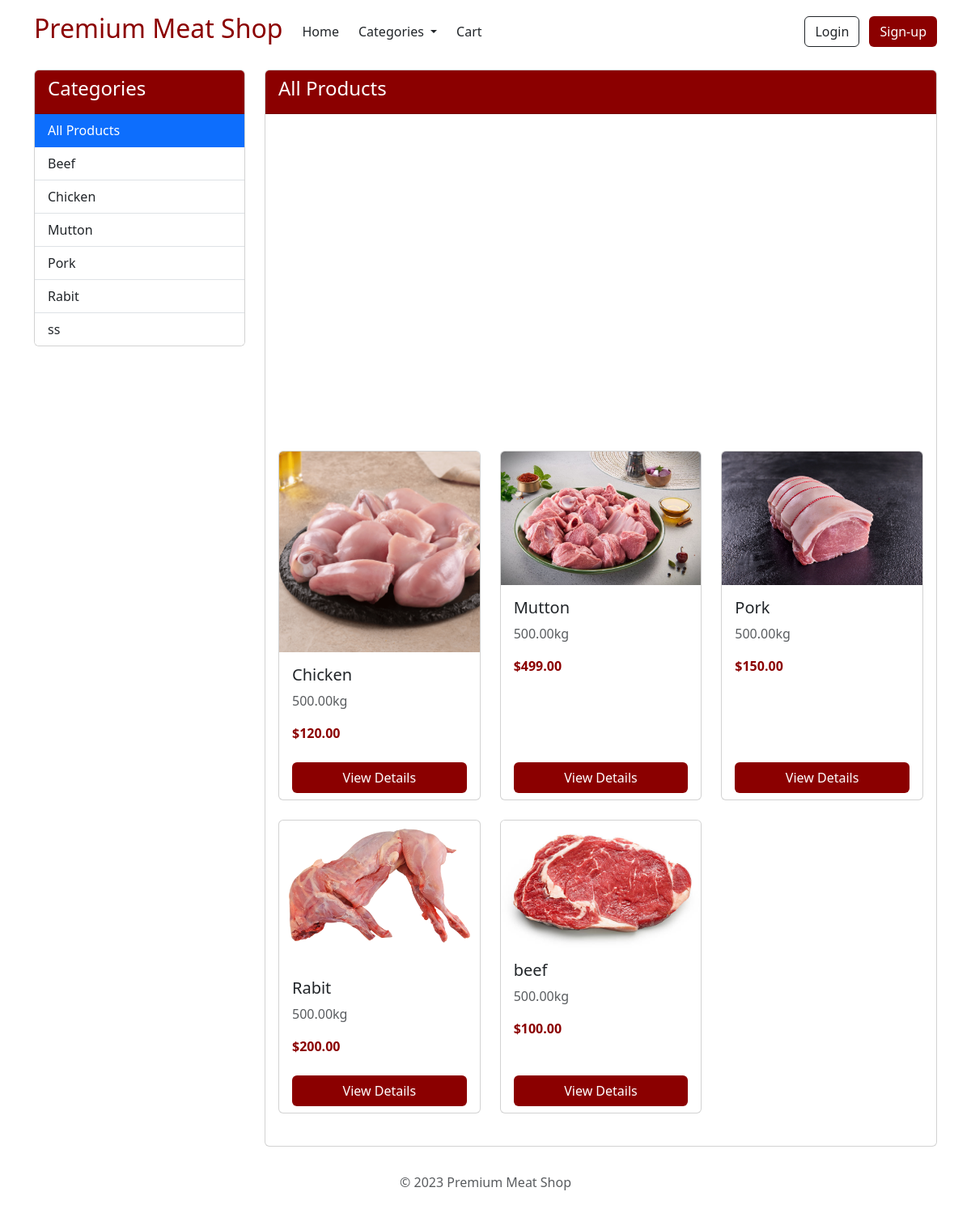
The page / on the database its author committed.
### shop/models.py (models this page shows, shortened)
class Category(models.Model):
    name = models.CharField(max_length=200)
    slug = models.SlugField(max_length=200, unique=True)
    description = models.TextField(blank=True)
    image = models.ImageField(upload_to='categories/%Y/%m/%d', blank=True)
    class Meta:
        ordering = ('name',)
        verbose_name = 'category'
        verbose_name_plural = 'categories'
    def get_absolute_url(self):
        return reverse('shop:product_list_by_category', args=[self.slug])

class Product(models.Model):
    category = models.ForeignKey(Category, related_name='products', on_delete=models.CASCADE)
    name = models.CharField(max_length=200)
    slug = models.SlugField(max_length=200, unique=True)
    image = models.ImageField(upload_to='products/%Y/%m/%d', blank=True)
    description = models.TextField(blank=True)
    price = models.DecimalField(max_digits=10, decimal_places=2)
    weight = models.DecimalField(max_digits=5, decimal_places=2, help_text="Weight in kg")
    stock = models.PositiveIntegerField()
    available = models.BooleanField(default=True)
    created = models.DateTimeField(auto_now_add=True)
    updated = models.DateTimeField(auto_now=True)
    featured = models.BooleanField(default=False, help_text="Featured products appear on homepage")
    discount_price = models.DecimalField(max_digits=10, decimal_places=2, blank=True, null=True, help_text="Discounted price (optional)")
    class Meta:
        ordering = ('name',)
        indexes = [
            models.Index(fields=['id', 'slug']),
            models.Index(fields=['name']),
            models.Index(fields=['created']),
        ]
    def get_absolute_url(self):
        return reverse('shop:product_detail', args=[self.id, self.slug])

### shop/views.py (the view)
# urls.py: path('', views.product_list, name='product_list'),
def product_list(request, category_slug=None):
    category = None
    categories = Category.objects.all()
    products = Product.objects.filter(available=True)
    category_product_counts = {category.name: Product.objects.filter(category=category).count() for category in categories}
    if category_slug:
        category = get_object_or_404(Category, slug=category_slug)
        products = products.filter(category=category)
    return render(request, 'shop/product/list.html', {
        'category_product_counts': category_product_counts,
        'category': category,
        'categories': categories,
        'products': products
    })

### cart/cart.py (called while the page is built)
    def __len__(self):
        return sum(item['quantity'] for item in self.cart.values())

### cart/context_processors.py (called while the page is built)
def cart(request):
    return {'cart': Cart(request)}

### templates/shop/product/list.html (shortened to what this page needs)
{% extends "base.html" %}  {% block content %}
<div class="row">
  <div class="col-md-3">
    <div class="card mb-4">
      <div class="card-header bg-meat text-white">
        <h4>Categories</h4>
      </div>
      <div class="list-group list-group-flush">
        <a
          href="{% url 'shop:product_list' %}"
          class="list-group-item list-group-item-action {% if not category %}active{% endif %}"
        >
          All Products
        </a>
        {% for c in categories %}
        <a
          href="{{ c.get_absolute_url }}"
          class="list-group-item list-group-item-action {% if category.slug == c.slug %}active{% endif %}"
        >
          {{ c.name }}
        </a>
        {% endfor %}
      </div>
    </div>
  </div>
  <div class="col-md-9">
    <div class="card">
      <div class="card-header bg-meat text-white">
        <h4>
          {% if category %}{{ category.name }}{% else %}All Products{% endif %}
        </h4>
      </div>
      <div class="card-body">
        <div class="row">
          <div id="treemap" style="width: 100%; height: 400px"></div>
          {% if products %} {% for product in products %}
          <div class="col-md-4 mb-4">
            <div class="card h-100">
              <a href="{{ product.get_absolute_url }}">
                {% if product.image %}
                <img
                  src="{{ product.image.url }}"
                  class="card-img-top"
                  alt="{{ product.name }}"
                />
                {% else %}
                <img
                  src="/media/no-image.jpg"
                  class="card-img-top"
                  alt="No image available"
                />
                {% endif %}
              </a>
              <div class="card-body">
                <h5 class="card-title">
                  <a
                    href="{{ product.get_absolute_url }}"
                    class="text-decoration-none text-dark"
                  >
                    {{ product.name }}
                  </a>
                </h5>
                <p class="card-text text-muted">{{ product.weight }}kg</p>
                <p class="card-text meat-primary fw-bold">
                  ${{ product.price }}
                </p>
              </div>
              <div class="card-footer bg-transparent border-top-0">
                <a
                  href="{{ product.get_absolute_url }}"
                  class="btn btn-meat w-100"
                  >View Details</a
                >
              </div>
            </div>
          </div>
          {% endfor %} {% else %}
          <div class="col-12">
            <p>No products found in this category.</p>
          </div>
          {% endif %}
        </div>
      </div>
    </div>
  </div>
</div>
{% endblock %}

### templates/base.html (shortened to what this page needs)
<!DOCTYPE html>
<html>
<head>
    <link href="https://cdn.jsdelivr.net/npm/bootstrap@5.3.0-alpha1/dist/css/bootstrap.min.css" rel="stylesheet">
</head>
<body>
    <header class="p-3 mb-3 border-bottom">
        <div class="container">
            <div class="d-flex flex-wrap align-items-center justify-content-center justify-content-lg-start">
                <a href="/" class="d-flex align-items-center mb-2 mb-lg-0 text-decoration-none">
                    <h2 class="meat-primary">Premium Meat Shop</h2>
                </a>
                <ul class="nav col-12 col-lg-auto me-lg-auto mb-2 justify-content-center mb-md-0 ms-3">
                    <li><a href="{% url 'shop:product_list' %}" class="nav-link px-2 link-dark">Home</a></li>
                    <li class="nav-item dropdown">
                        <a class="nav-link dropdown-toggle link-dark" href="#" role="button" data-bs-toggle="dropdown">
                            Categories
                        </a>
                    </li>
                    <li><a href="{% url 'cart:cart_detail' %}" class="nav-link px-2 link-dark">
                        Cart
                    </a></li>
                </ul>
                <div class="text-end">
                    {% if request.user.is_authenticated %}
                        <div class="dropdown text-end">
                            <a href="#" class="d-block link-dark text-decoration-none dropdown-toggle" data-bs-toggle="dropdown">
                                {{ request.user.username }}
                            </a>
                            <ul class="dropdown-menu text-small">
                                <li><a class="dropdown-item" href="{% url 'profile' %}">Profile</a></li>
                                <li><a class="dropdown-item" href="{% url 'orders:order_history' %}">My Orders</a></li>
                                <li><hr class="dropdown-divider"></li>
                                <li><a class="dropdown-item" href="{% url 'logout' %}">Sign out</a></li>
                            </ul>
                        </div>
                    {% else %}
                        <a href="{% url 'login' %}" class="btn btn-outline-dark me-2">Login</a>
                        <a href="{% url 'register' %}" class="btn btn-meat">Sign-up</a>
                    {% endif %}
                </div>
            </div>
        </div>
    <main class="container  my-4" >
        {% block content %}
        {% endblock %}
    </main>
    <footer class="py-2 my-2">
        <div class="container py">
            <p class="text-center text-muted">© 2023 Premium Meat Shop</p>
        </div>
    </footer>
</body>
</html>

### templates/base.html (style rules this page uses)
.meat-primary { color: #8B0000; }
.bg-meat { background-color: #8B0000; }
.btn-meat { background-color: #8B0000; color: white; }

### rows shown on the page
Category: name "Beef"
Category: name "Chicken"
Category: name "Mutton"
Category: name "Pork"
Category: name "Rabit"
Category: name "ss"
Product: image (picture), name "Chicken", weight "500.00", price "120.00"
Product: image (picture), name "Mutton", weight "500.00", price "499.00"
Product: image (picture), name "Pork", weight "500.00", price "150.00"
Product: image (picture), name "Rabit", weight "500.00", price "200.00"
Product: image (picture), name "beef", weight "500.00", price "100.00"
